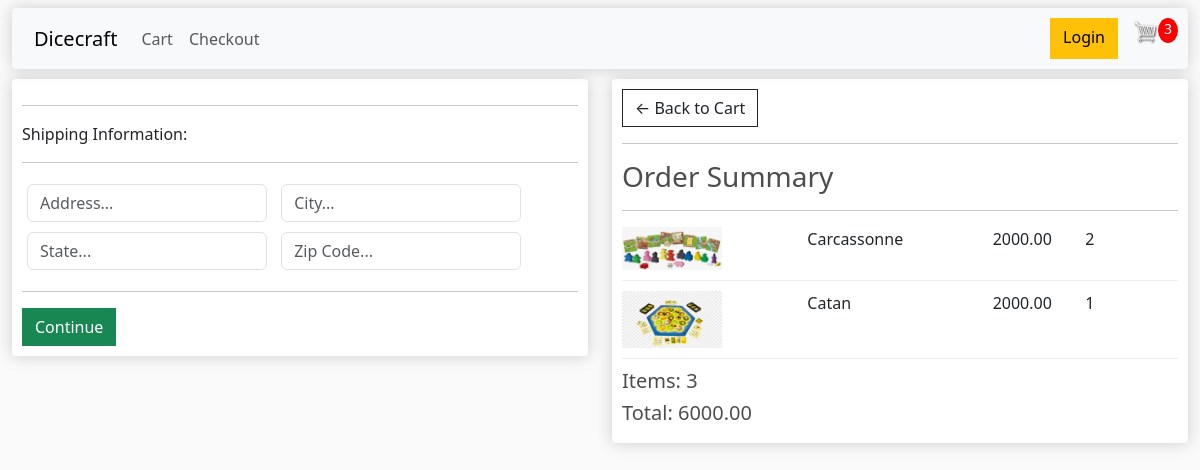
/checkout/ (signed in), run on an earlier commit of the app's database.
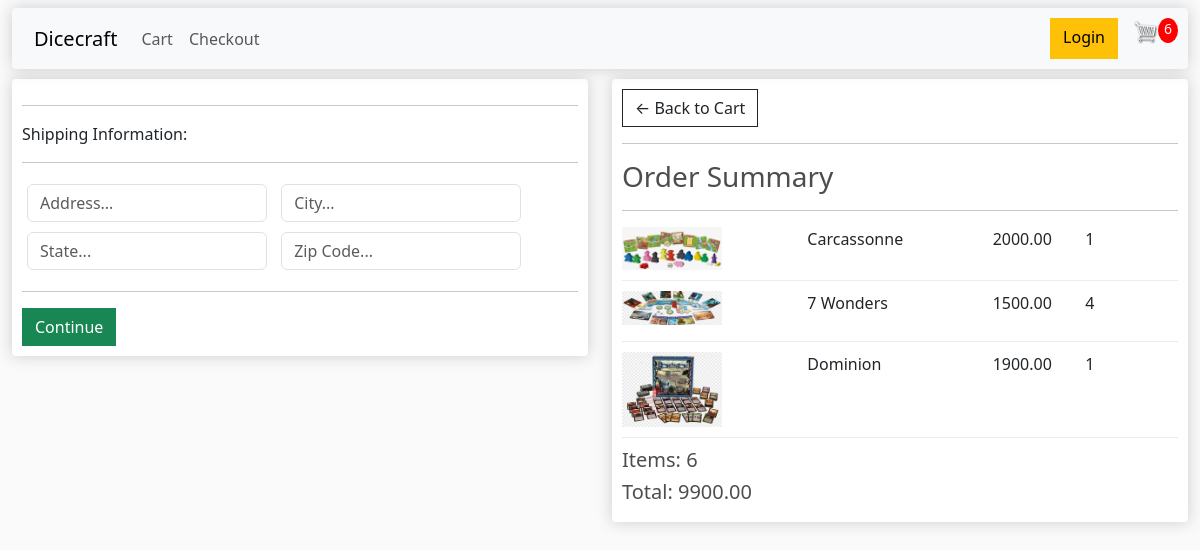
And on a later commit of the database.
### store/models.py (models this page shows, shortened)
class OrderItem(models.Model):
    product = models.ForeignKey(Product, on_delete=models.SET_NULL, null=True)
    order = models.ForeignKey(Order, on_delete=models.SET_NULL, null=True)
    quantity = models.IntegerField(default=0, null=True, blank=True)
    date_added = models.DateTimeField(auto_now_add=True)
    @property
    def get_total(self):
        total = self.product.price * self.quantity
        return total

class Product(models.Model):
    name = models.CharField(max_length=200)
    price = models.DecimalField(max_digits=7, decimal_places=2)
    digital = models.BooleanField(default=False, null=True, blank=True)
    description = models.CharField(max_length=400, default='123')
    image = models.ImageField(null=True, blank=True)
    @property
    def imageURL(self):
        try:
            url = self.image.url
        except:
            url = ''
        return url

class Order(models.Model):
    customer = models.ForeignKey(Customer, on_delete=models.SET_NULL, null=True, blank=True)
    date_ordered = models.DateTimeField(auto_now_add=True)
    complete = models.BooleanField(default=False)
    transaction_id = models.CharField(max_length=100, null=True)
    @property
    def shipping(self):
        shipping = False
        orderitems = self.orderitem_set.all()
        for i in orderitems:
            if not i.product.digital:
                shipping = True
        return shipping
    @property
    def get_cart_total(self):
        orderitems = self.orderitem_set.all()
        total = sum([item.get_total for item in orderitems])
        return total
    @property
    def get_cart_items(self):
        orderitems = self.orderitem_set.all()
        total = sum([item.quantity for item in orderitems])
        return total

### store/views.py (the view)
# urls.py: path('checkout/', views.checkout, name="checkout"),
def checkout(request):
    data = cartData(request)
    cartItems = data['cartItems']
    order = data['order']
    items = data['items']
    context = {'items': items, 'order': order, 'cartItems': cartItems}
    return render(request, 'store/checkout.html', context)

### store/utils.py (called while the page is built)
def cartData(request):
    if request.user.is_authenticated:
        customer = request.user.customer
        order, created = Order.objects.get_or_create(customer=customer, complete=False)
        items = order.orderitem_set.all()
        cartItems = order.get_cart_items
    else:
        cookieData = cookieCart(request)
        cartItems = cookieData['cartItems']
        order = cookieData['order']
        items = cookieData['items']
    return {'items': items, 'order': order, 'cartItems': cartItems}

### store/templates/store/checkout.html (shortened to what this page needs)
{% extends 'store/main.html' %}
{% load static %}
{% block page_content %}
	<div class="row">
		<div class="col-lg-6">
			<div class="box-element" id="form-wrapper">
				<form id="form">
					<div id="shipping-info">
						<hr>
						<p>Shipping Information:</p>
						<hr>
						<div class="form-field">
							<input required class="form-control" type="text" name="address" placeholder="Address...">
						</div>
						<div class="form-field">
							<input required class="form-control" type="text" name="city" placeholder="City...">
						</div>
						<div class="form-field">
							<input required class="form-control" type="text" name="state" placeholder="State...">
						</div>
						<div class="form-field">
							<input required class="form-control" type="text" name="zipcode" placeholder="Zip Code...">
						</div>
					</div>
					<hr>
					<input id="form-button" class="btn btn-success btn-block" type="submit" value="Continue">
				</form>
			</div>
			<br>
		</div>
		<div class="col-lg-6">
			<div class="box-element">
				<a class="btn btn-outline-dark" href="http://127.0.0.1:8000/cart/">&#x2190; Back to Cart</a>
				<hr>
				<h3>Order Summary</h3>
				<hr>
				{% for item in items %}
				<div class="cart-row">
					<div style="flex:2"><img class="row-image" src="{{item.product.imageURL}}"></div>
					<div style="flex:2"><p>{{item.product.name}}</p></div>
					<div style="flex:1"><p>{{item.product.price|floatformat:2}}</p></div>
					<div style="flex:1"><p>{{item.quantity}}</p></div>
				</div>
				{% endfor %}
				<h5>Items:   {{order.get_cart_items}}</h5>
				<h5>Total:   {{order.get_cart_total|floatformat:2}}</h5>
			</div>
		</div>
	</div>
{% endblock page_content%}

What changed in the data, as far as the page shows it:
removed OrderItem: product.imageURL (picture), product.name "Catan", product.price "2000.00", quantity "1"
changed OrderItem "Carcassonne": quantity "2" → "1"
added OrderItem: product.imageURL (picture), product.name "7 Wonders", product.price "1500.00", quantity "4"
added OrderItem: product.imageURL (picture), product.name "Dominion", product.price "1900.00", quantity "1"
changed through a linked row, Order: get_cart_items "3" → "6"; get_cart_total "6000.00" → "9900.00"
Also different on the page:
{{ cartItems }}: "3" → "6"
